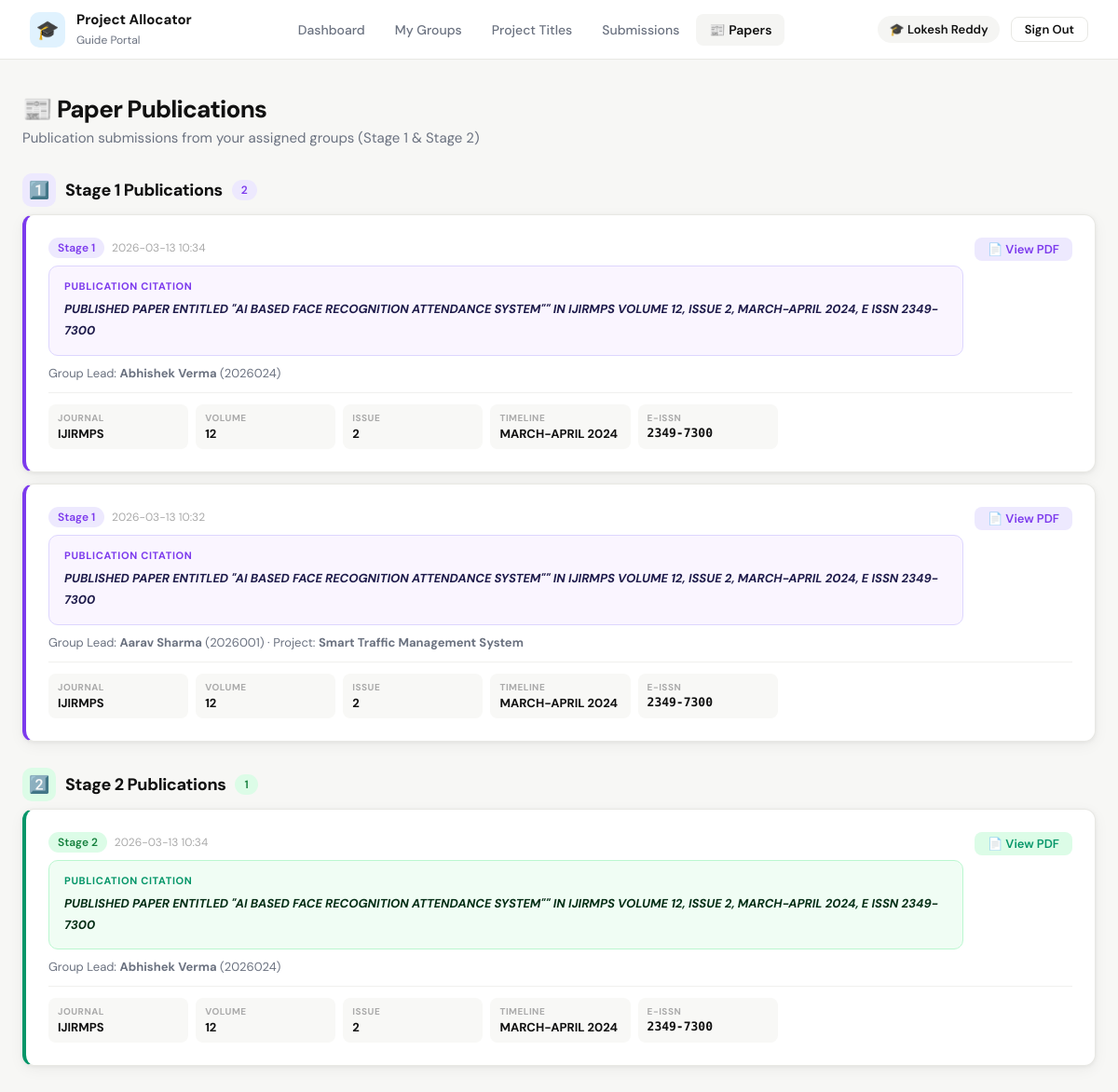
Screenshot of /guide/papers (signed in) with the database file from the repository.
### tables this page shows
CREATE TABLE paper_publication (
            id INTEGER PRIMARY KEY AUTOINCREMENT,
            group_id INTEGER NOT NULL,
            stage INTEGER NOT NULL CHECK(stage IN (1, 2)),
            paper_title TEXT NOT NULL,
            journal_name TEXT NOT NULL,
            volume_no TEXT NOT NULL,
            issue TEXT NOT NULL,
            timeline TEXT NOT NULL,
            e_issn TEXT NOT NULL,
            pdf_filename TEXT,
            submitted_at TEXT DEFAULT CURRENT_TIMESTAMP,
            FOREIGN KEY(group_id) REFERENCES project_group(id),
            UNIQUE(group_id, stage)
        );

CREATE TABLE student (
            id INTEGER PRIMARY KEY AUTOINCREMENT,
            name TEXT NOT NULL,
            prn TEXT UNIQUE NOT NULL,
            division TEXT,
            department TEXT,
            email TEXT UNIQUE,
            password TEXT,
            created_at TEXT DEFAULT CURRENT_TIMESTAMP
        );

CREATE TABLE project_group (
            id INTEGER PRIMARY KEY AUTOINCREMENT,
            team_lead_id INTEGER,
            project_title TEXT,
            guide_id INTEGER,
            created_at TEXT DEFAULT CURRENT_TIMESTAMP, title_finalized INTEGER DEFAULT 0,
            FOREIGN KEY(team_lead_id) REFERENCES student(id),
            FOREIGN KEY(guide_id) REFERENCES guide(id)
        );

### app.py (the view)
@app.route('/guide/papers')
@login_required('guide')
def guide_papers():
    conn = get_db()
    guide_id = session['user_id']
    papers = conn.execute("""
        SELECT pp.*, pg.project_title,
               s.name as lead_name, s.prn as lead_roll
        FROM paper_publication pp
        JOIN project_group pg ON pp.group_id = pg.id
        LEFT JOIN student s ON pg.team_lead_id = s.id
        WHERE pg.guide_id=?
        ORDER BY pp.stage, pp.submitted_at DESC
    """, (guide_id,)).fetchall()
    conn.close()
    return render_template('guide/papers.html', papers=papers)

### app.py (called while the page is built)
def get_db():
    conn = sqlite3.connect(DB)
    conn.row_factory = sqlite3.Row
    return conn

def login_required(role):
    def decorator(f):
        @wraps(f)
        def decorated(*args, **kwargs):
            if session.get('role') != role:
                flash('Please login to continue.', 'warning')
                return redirect(url_for('login'))
            return f(*args, **kwargs)
        return decorated
    return decorator

### templates/guide/papers.html (shortened to what this page needs)
{% extends "base.html" %}
{% block content %}
<div class="page fade-in">
  <div class="page-header">
    <h1>📰 Paper Publications</h1>
    <p>Publication submissions from your assigned groups (Stage 1 & Stage 2)</p>
  </div>
  {% if not papers %}
  <div class="card">
    <div class="empty">
      <div class="empty-icon">📄</div>
      <h3>No Publications Yet</h3>
      <p>Your assigned groups haven't submitted any paper publications yet.</p>
    </div>
  </div>
  {% else %}
  {% set s1_papers = papers | selectattr('stage', 'equalto', 1) | list %}
  {% set s2_papers = papers | selectattr('stage', 'equalto', 2) | list %}
  {% if s1_papers %}
  <div style="margin-bottom:8px;display:flex;align-items:center;gap:10px;">
    <div style="width:36px;height:36px;border-radius:10px;background:#ede9fe;display:flex;align-items:center;justify-content:center;font-size:18px;">1️⃣</div>
    <div style="font-size:18px;font-weight:800;letter-spacing:-0.02em;">Stage 1 Publications</div>
    <span class="badge badge-purple">{{ s1_papers|length }}</span>
  </div>
  <div style="display:flex;flex-direction:column;gap:12px;margin-bottom:28px;">
    {% for p in s1_papers %}
    <div class="card" style="border-left:4px solid #7c3aed;">
      <div style="display:flex;justify-content:space-between;align-items:flex-start;flex-wrap:wrap;gap:12px;">
        <div style="flex:1;min-width:280px;">
          <div style="display:flex;align-items:center;gap:8px;margin-bottom:8px;">
            <span class="badge badge-purple">Stage 1</span>
            <span style="font-size:12px;color:#aaa;">{{ p.submitted_at[:16] if p.submitted_at else '' }}</span>
          </div>
          <div style="background:#faf5ff;border:1.5px solid #ddd6fe;border-radius:10px;padding:14px 16px;margin-bottom:10px;">
            <div style="font-size:11px;font-weight:700;text-transform:uppercase;letter-spacing:0.06em;color:#7c3aed;margin-bottom:6px;">Publication Citation</div>
            <div style="font-size:13px;font-weight:700;color:#1e1b4b;line-height:1.8;font-style:italic;">
              PUBLISHED PAPER ENTITLED "{{ p.paper_title|upper }}" IN {{ p.journal_name|upper }} VOLUME {{ p.volume_no }}, ISSUE {{ p.issue }}, {{ p.timeline|upper }}, E ISSN {{ p.e_issn }}
            </div>
          </div>
          <div class="text-muted" style="font-size:13px;">
            Group Lead: <strong>{{ p.lead_name }}</strong> ({{ p.lead_roll }})
            {% if p.project_title %} &middot; Project: <strong>{{ p.project_title }}</strong>{% endif %}
          </div>
        </div>
        <div style="display:flex;flex-direction:column;gap:8px;align-items:flex-end;">
          {% if p.pdf_filename %}
          <a href="/view-paper/{{ p.pdf_filename }}" target="_blank" class="btn btn-sm" style="background:#ede9fe;color:#7c3aed;">
            📄 View PDF
          </a>
          {% else %}
          <span class="badge badge-gray">No PDF</span>
          {% endif %}
        </div>
      </div>
      <div style="display:grid;grid-template-columns:repeat(auto-fill,minmax(140px,1fr));gap:8px;margin-top:12px;padding-top:12px;border-top:1px solid #f0f0ee;">
        <div style="padding:8px 10px;background:#f8f8f6;border-radius:8px;">
          <div style="font-size:10px;font-weight:700;color:#aaa;text-transform:uppercase;letter-spacing:0.05em;">Journal</div>
          <div style="font-size:13px;font-weight:700;margin-top:2px;">{{ p.journal_name }}</div>
        </div>
        <div style="padding:8px 10px;background:#f8f8f6;border-radius:8px;">
          <div style="font-size:10px;font-weight:700;color:#aaa;text-transform:uppercase;letter-spacing:0.05em;">Volume</div>
          <div style="font-size:13px;font-weight:700;margin-top:2px;">{{ p.volume_no }}</div>
        </div>
        <div style="padding:8px 10px;background:#f8f8f6;border-radius:8px;">
          <div style="font-size:10px;font-weight:700;color:#aaa;text-transform:uppercase;letter-spacing:0.05em;">Issue</div>
          <div style="font-size:13px;font-weight:700;margin-top:2px;">{{ p.issue }}</div>
        </div>
        <div style="padding:8px 10px;background:#f8f8f6;border-radius:8px;">
          <div style="font-size:10px;font-weight:700;color:#aaa;text-transform:uppercase;letter-spacing:0.05em;">Timeline</div>
          <div style="font-size:13px;font-weight:700;margin-top:2px;">{{ p.timeline }}</div>
        </div>
        <div style="padding:8px 10px;background:#f8f8f6;border-radius:8px;">
          <div style="font-size:10px;font-weight:700;color:#aaa;text-transform:uppercase;letter-spacing:0.05em;">E-ISSN</div>
          <div style="font-size:13px;font-weight:700;margin-top:2px;font-family:'DM Mono',monospace;">{{ p.e_issn }}</div>
        </div>
      </div>
    </div>
    {% endfor %}
  </div>
  {% endif %}
  {% if s2_papers %}
  <div style="margin-bottom:8px;display:flex;align-items:center;gap:10px;">
    <div style="width:36px;height:36px;border-radius:10px;background:#dcfce7;display:flex;align-items:center;justify-content:center;font-size:18px;">2️⃣</div>
    <div style="font-size:18px;font-weight:800;letter-spacing:-0.02em;">Stage 2 Publications</div>
    <span class="badge badge-green">{{ s2_papers|length }}</span>
  </div>
  <div style="display:flex;flex-direction:column;gap:12px;">
    {% for p in s2_papers %}
    <div class="card" style="border-left:4px solid #059669;">
      <div style="display:flex;justify-content:space-between;align-items:flex-start;flex-wrap:wrap;gap:12px;">
        <div style="flex:1;min-width:280px;">
          <div style="display:flex;align-items:center;gap:8px;margin-bottom:8px;">
            <span class="badge badge-green">Stage 2</span>
            <span style="font-size:12px;color:#aaa;">{{ p.submitted_at[:16] if p.submitted_at else '' }}</span>
          </div>
          <div style="background:#f0fdf4;border:1.5px solid #bbf7d0;border-radius:10px;padding:14px 16px;margin-bottom:10px;">
            <div style="font-size:11px;font-weight:700;text-transform:uppercase;letter-spacing:0.06em;color:#059669;margin-bottom:6px;">Publication Citation</div>
            <div style="font-size:13px;font-weight:700;color:#052e16;line-height:1.8;font-style:italic;">
              PUBLISHED PAPER ENTITLED "{{ p.paper_title|upper }}" IN {{ p.journal_name|upper }} VOLUME {{ p.volume_no }}, ISSUE {{ p.issue }}, {{ p.timeline|upper }}, E ISSN {{ p.e_issn }}
            </div>
          </div>
          <div class="text-muted" style="font-size:13px;">
            Group Lead: <strong>{{ p.lead_name }}</strong> ({{ p.lead_roll }})
          </div>
        </div>
        <div style="display:flex;flex-direction:column;gap:8px;align-items:flex-end;">
          {% if p.pdf_filename %}
          <a href="/view-paper/{{ p.pdf_filename }}" target="_blank" class="btn btn-sm btn-success">
            📄 View PDF
          </a>
          {% else %}
          <span class="badge badge-gray">No PDF</span>
          {% endif %}
        </div>
      </div>
      <div style="display:grid;grid-template-columns:repeat(auto-fill,minmax(140px,1fr));gap:8px;margin-top:12px;padding-top:12px;border-top:1px solid #f0f0ee;">
        <div style="padding:8px 10px;background:#f8f8f6;border-radius:8px;">
          <div style="font-size:10px;font-weight:700;color:#aaa;text-transform:uppercase;letter-spacing:0.05em;">Journal</div>
          <div style="font-size:13px;font-weight:700;margin-top:2px;">{{ p.journal_name }}</div>
        </div>
        <div style="padding:8px 10px;background:#f8f8f6;border-radius:8px;">
          <div style="font-size:10px;font-weight:700;color:#aaa;text-transform:uppercase;letter-spacing:0.05em;">Volume</div>
          <div style="font-size:13px;font-weight:700;margin-top:2px;">{{ p.volume_no }}</div>
        </div>
        <div style="padding:8px 10px;background:#f8f8f6;border-radius:8px;">
          <div style="font-size:10px;font-weight:700;color:#aaa;text-transform:uppercase;letter-spacing:0.05em;">Issue</div>
          <div style="font-size:13px;font-weight:700;margin-top:2px;">{{ p.issue }}</div>
        </div>
        <div style="padding:8px 10px;background:#f8f8f6;border-radius:8px;">
          <div style="font-size:10px;font-weight:700;color:#aaa;text-transform:uppercase;letter-spacing:0.05em;">Timeline</div>
          <div style="font-size:13px;font-weight:700;margin-top:2px;">{{ p.timeline }}</div>
        </div>
        <div style="padding:8px 10px;background:#f8f8f6;border-radius:8px;">
          <div style="font-size:10px;font-weight:700;color:#aaa;text-transform:uppercase;letter-spacing:0.05em;">E-ISSN</div>
          <div style="font-size:13px;font-weight:700;margin-top:2px;font-family:'DM Mono',monospace;">{{ p.e_issn }}</div>
        </div>
      </div>
    </div>
    {% endfor %}
  </div>
  {% endif %}
  {% endif %}
</div>
{% endblock %}

### templates/base.html (style rules this page uses)
*, *::before, *::after { box-sizing: border-box; margin: 0; padding: 0; }
html { scroll-behavior: smooth; }
body { font-family: 'DM Sans', sans-serif; background: #f7f7f5; color: #111; min-height: 100vh; }
:root { --coord: #7c3aed; --guide: #0891b2; --student: #059669; --danger: #dc2626; --warning: #d97706; --border: #e8e8e4; --surface: #ffffff; --muted: #6b7280; --radius: 12px; --shadow: 0 1px 4px rgba(0,0,0,0.06), 0 4px 16px rgba(0,0,0,0.05); --shadow-lg: 0 8px 32px rgba(0,0,0,0.10); }
.page { max-width: 1200px; margin: 0 auto; padding: 36px 24px; }
.page-header { margin-bottom: 28px; }
.page-header h1 { font-size: 26px; font-weight: 800; letter-spacing: -0.03em; }
.page-header p { color: var(--muted); margin-top: 4px; font-size: 15px; }
.card { background: var(--surface); border: 1px solid var(--border); border-radius: var(--radius); padding: 24px; box-shadow: var(--shadow); }
.btn { display: inline-flex; align-items: center; gap: 6px; border: none; border-radius: 8px; font-family: 'DM Sans', sans-serif; font-weight: 600; cursor: pointer; text-decoration: none; transition: all 0.18s; font-size: 14px; padding: 9px 18px; line-height: 1; white-space: nowrap; }
.btn-success { background: #dcfce7; color: var(--student); }
.btn-sm { padding: 6px 14px; font-size: 13px; }
.badge { display: inline-flex; align-items: center; padding: 3px 10px; border-radius: 20px; font-size: 12px; font-weight: 600; }
.badge-green { background: #dcfce7; color: #15803d; }
.badge-purple { background: #ede9fe; color: #7c3aed; }
.fade-in { animation: fadeIn 0.3s ease; }
.text-muted { color: var(--muted); font-size: 13px; }

### rows the page displays
paper_publication: submitted_at "2026-03-13 10:34", paper_title "AI BASED FACE RECOGNITION ATTENDANCE SYSTEM\"", journal_name "IJIRMPS", volume_no "12", issue "2", timeline "MARCH-APRIL 2024", e_issn "2349-7300", lead_name "Abhishek Verma", lead_roll "2026024"
paper_publication: submitted_at "2026-03-13 10:32", paper_title "AI BASED FACE RECOGNITION ATTENDANCE SYSTEM\"", journal_name "IJIRMPS", volume_no "12", issue "2", timeline "MARCH-APRIL 2024", e_issn "2349-7300", lead_name "Aarav Sharma", lead_roll "2026001", project_title "Smart Traffic Management System"
paper_publication: submitted_at "2026-03-13 10:34", paper_title "AI BASED FACE RECOGNITION ATTENDANCE SYSTEM\"", journal_name "IJIRMPS", volume_no "12", issue "2", timeline "MARCH-APRIL 2024", e_issn "2349-7300", lead_name "Abhishek Verma", lead_roll "2026024"

### other values shown
{{ session.role|capitalize }} "Guide"
{{ session.user_name }} "Lokesh Reddy"
{{ s1_papers|length }} "2"
{{ s2_papers|length }} "1"
